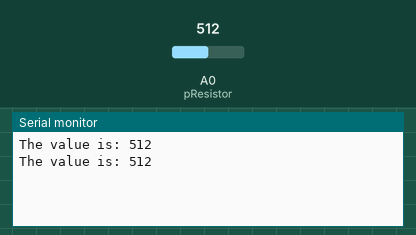
This sketch was run on a simulated Arduino Uno, built with avr-gcc and run on an emulated ATmega328P. Shown: the last lines printed to the serial monitor. The test bench sets the inputs (shaded band); at power-on: A0 (pResistor) = 512.

Above: at 1.3 s.
1.4 s: A0 (pResistor) set to 716
At 1.9 s:
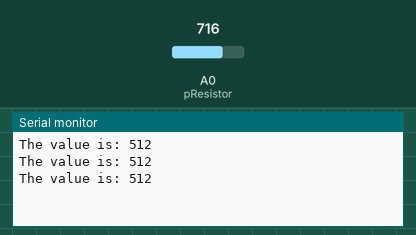
2.9 s: A0 (pResistor) set to 900
At 3.4 s:
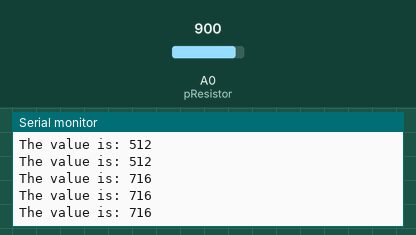
Timing chart, 0 to 5.9 s (numbered marks = the images above; inputs shaded):
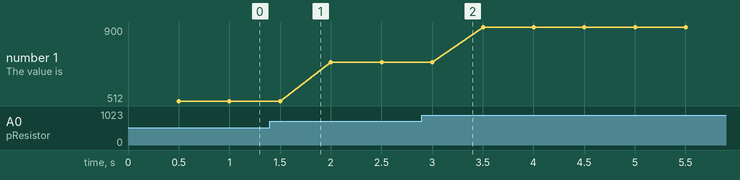

Measured:
- plotted number 1: 512 → 716 after the input at 1.4 s, 716 → 900 after the input at 2.9 s

The sketch:

Test_Photo.ino
```cpp
//http://www.instructables.com/id/How-to-use-a-photoresistor-or-photocell-Arduino-Tu/

/* code */
/* Use a photoresistor (or photocell) to turn on an LED in the dark
   More info and circuit schematic: http://www.ardumotive.com/how-to-use-a-photoresistor-en.html
   Dev: Michalis Vasilakis // Date: 8/6/2015 // www.ardumotive.com */


//Constants
const int pResistor = A0; // Photoresistor at Arduino analog pin A0
const int ledPin=9;       // Led pin at Arduino pin 9

//Variables
int value;          // Store value from photoresistor (0-1023)

void setup(){
 Serial.begin(38400);
 //pinMode(ledPin, OUTPUT);  // Set lepPin - 9 pin as an output
 pinMode(pResistor, INPUT);// Set pResistor - A0 pin as an input (optional)
}

void loop(){
  value = analogRead(pResistor);

  //You can change value "25"
//  if (value > 0){
//    digitalWrite(ledPin, LOW);  //Turn led off
//  }
//  else{
//    digitalWrite(ledPin, HIGH); //Turn led on
//  }

  delay(500); //Small delay
  Serial.print("The value is: ");
  Serial.println(value);
}
```
